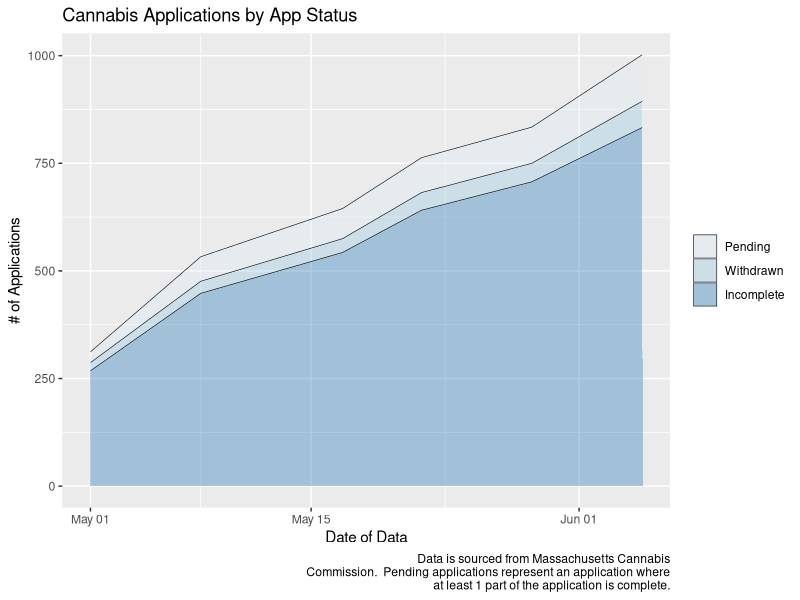
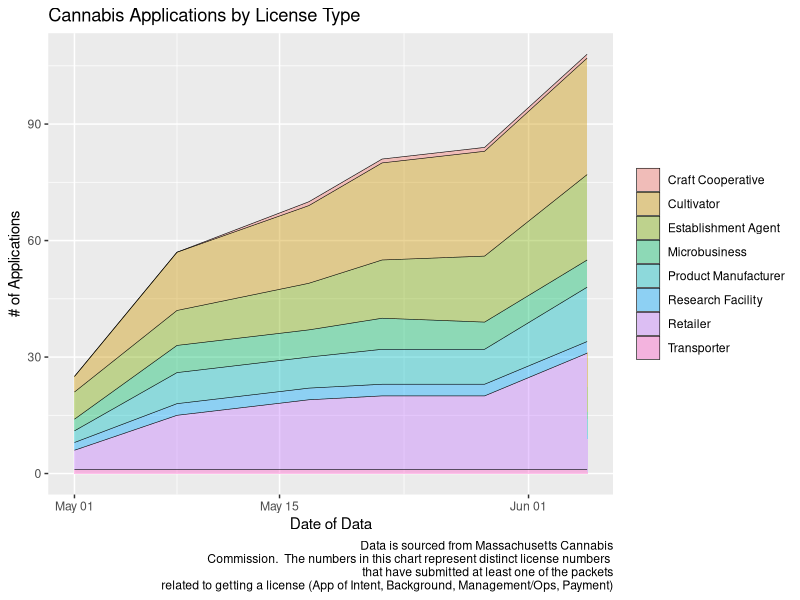

Source code (R) for these figures, in order:
#Importing applications data 

library(readxl)
State_Application_Process_Data_New <- read_excel("State Application Process Data New.xlsx", col_types = c("date", "numeric", "numeric", 
                                                                       "numeric", "numeric", "numeric", 
                                                                       "numeric", "numeric", "numeric", "numeric", "numeric", "numeric", "numeric"))
appData <- as.data.frame(State_Application_Process_Data_New)

#Writing data as csv for others use
write.csv(appData, file = "appData.csv")

#Importing applications under review data

library(readxl)
appReview <- read_excel("State Application Process Data New.xlsx", sheet="underReview", col_types = c("date", "numeric", "numeric",                                                                                                     "numeric", "numeric", "numeric", 
                                                                                                      "numeric", "numeric", "numeric", "numeric"))
appReview <- as.data.frame(appReview)

##################################################################
### Building stacked area graph for overall application status ###
##################################################################

#Reshaping dataset for input into stacked area 
install.packages('reshape')
library(reshape)
appReshape <- melt(appData, id=c("date"))

install.packages('ggplot2')
library(ggplot2)

#subsetting to app status categories

appStatus <- appReshape[which(appReshape$variable=='pendingApps' 
                              | appReshape$variable=='withdrawnApps' 
                              | appReshape$variable=='incompleteApps'), ]

#Creating stacked area plot

status <- ggplot(appStatus, aes(x=date, y=value, fill=variable)) + 
  geom_area(colour="black", size=.2, alpha=.4) +
  scale_fill_brewer(palette = "Blues", labels=c("Pending", "Withdrawn", "Incomplete"))

status + labs(x = "Date of Data",
              y = "# of Applications",
              title = "Cannabis Applications by App Status",
              caption = "Data is sourced from Massachusetts Cannabis
              Commission.  Pending applications represent an application where
              at least 1 part of the application is complete.") +
  guides(fill=guide_legend(title=NULL))


###################################################################
### Building stacked area graph for type of license application ###
###################################################################

#subsetting to app type category

appCategory <- appReshape[which(appReshape$variable == 'craftCooperative' 
                              | appReshape$variable == 'cultivator' 
                              | appReshape$variable == 'establishmentAgent'
                              | appReshape$variable == 'microbusiness'
                              | appReshape$variable == 'productManufacturer'
| appReshape$variable == 'researchFacility'
| appReshape$variable == 'retailer'
| appReshape$variable == 'transporter'),]



#Creating stacked area plot

library(ggplot2)

Category <- ggplot(appCategory, aes(x=date, y=value, fill=variable)) + 
  geom_area(colour="black", size=.2, alpha=.4)


Category + labs(x = "Date of Data",
              y = "# of Applications",
              title = "Cannabis Applications by License Type",
              caption = "Data is sourced from Massachusetts Cannabis
              Commission.  The numbers in this chart represent distinct license numbers 
that have submitted at least one of the packets
related to getting a license (App of Intent, Background, Management/Ops, Payment)") +
  guides(fill=guide_legend(title=NULL)) +
  scale_fill_discrete(labels=c('Craft Cooperative', 'Cultivator', 'Establishment Agent',
                               'Microbusiness', 'Product Manufacturer', 'Research Facility',
                               'Retailer', 'Transporter'))

##################################################################
### Building stacked area graph for applications under review ###
##################################################################

#Reshaping dataset for input into stacked area 

library(reshape)
appReviewshaped <- melt(appReview, id=c("date"))

library(ggplot2)

appRevCategory <- appReviewshaped[which(appReviewshaped$variable == 'craftCooperative' 
                                | appReviewshaped$variable == 'cultivator' 
                                | appReviewshaped$variable == 'establishmentAgent'
                                | appReviewshaped$variable == 'microbusiness'
                                | appReviewshaped$variable == 'productManufacturer'
                                | appReviewshaped$variable == 'researchFacility'
                                | appReviewshaped$variable == 'retailer'
                                | appReviewshaped$variable == 'transporter'),]


#Creating stacked bar chart
